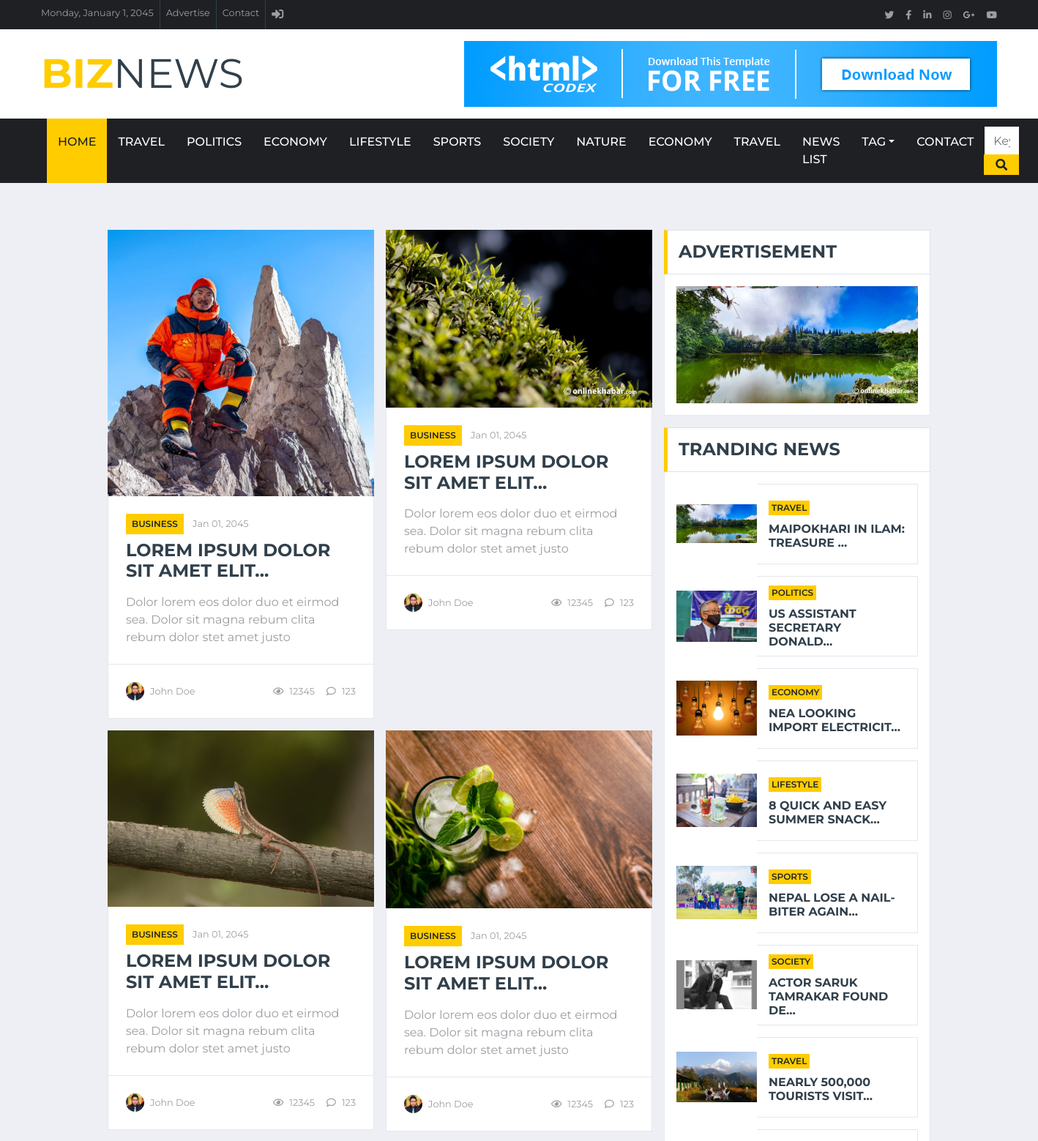
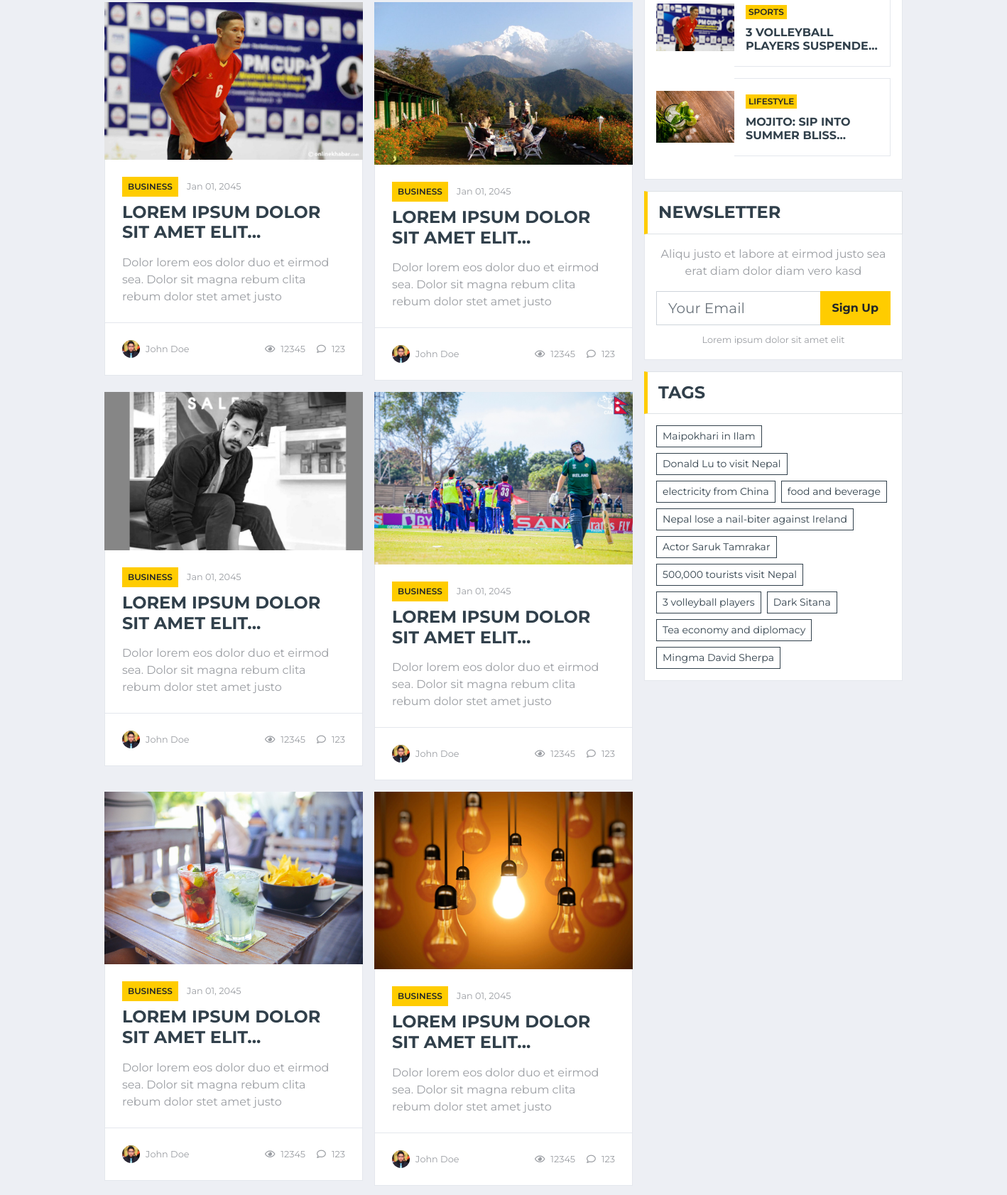
The page /post-list/ (upper part) on the database its author committed (2 pictures, top to bottom).
### biznews/models.py (models this page shows, shortened)
class TimeStampModel(models.Model):
    created_at=models.DateTimeField(auto_now_add=True)
    updated_at=models.DateField(auto_now=True)
    class Meta:
        abstract=True

class Category(TimeStampModel):
    name=models.CharField(max_length=50)

class Post(models.Model):
    STATUS_CHOICES=[
        ("active", "Active"),
        ("inactive", "Inactive"),
    ]
    title=models.CharField(max_length=200)
    content=models.TextField()
    featured_image=models.ImageField(upload_to="post_images/%Y/%m/%d", blank=False)
    author=models.ForeignKey("auth.User", on_delete=models.CASCADE)
    published_at=models.DateTimeField(null=True, blank=True)
    status=models.CharField(max_length=20, choices=STATUS_CHOICES, default="active")
    views_count=models.PositiveBigIntegerField(default=0)
    category=models.ForeignKey(Category, on_delete=models.CASCADE)
    tag=models.ManyToManyField(Tag)

class Tag(TimeStampModel):
    name=models.CharField(max_length=50)

### biznews/views.py (the view)
# urls.py: path('post-list/', views.PostListView.as_view(), name="post-list"),
class PostListView(ListView):
    model = Post
    template_name = "bznews/main/list/list.html"
    context_object_name = "posts"
    queryset = Post.objects.filter(
        status="active", published_at__isnull=False
    ).order_by("-published_at")

### biznews/navigation.py (called while the page is built)
def navigation(request):
    categories=Category.objects.all()
    tags=Tag.objects.all()
    featured_posts = Post.objects.filter(
            status="active", published_at__isnull=False
        ).order_by("-views_count")[:9]
    tranding_posts = Post.objects.filter(
            status="active", published_at__isnull=False
        )[:9]
    featured_post = (
            Post.objects.filter(status="active", published_at__isnull=False)
            .order_by("-views_count")
            .first()
        )
    return{
        "categories":categories,
        "tags":tags,
        "featured_posts":featured_posts,
        "tranding_posts":tranding_posts,
        "featured_post":featured_post,
    }

### templates/bznews/main/list/list.html
{% extends "bznews/base.html" %}
{% block content %}
<div class="container-fluid mt-5 pt-3">
    <div class="container">
        <div class="row">
            <div class="col-lg-8">
                <div class="row">
                    {% for post in posts %}
                    <div class="col-lg-6">
                        <div class="position-relative mb-3">
                            <img class="img-fluid w-100" src="{{ post.featured_image.url }}" style="object-fit: cover;">
                            <div class="bg-white border border-top-0 p-4">
                                <div class="mb-2">
                                    <a class="badge badge-primary text-uppercase font-weight-semi-bold p-2 mr-2"
                                        href="">Business</a>
                                    <a class="text-body" href=""><small>Jan 01, 2045</small></a>
                                </div>
                                <a class="h4 d-block mb-3 text-secondary text-uppercase font-weight-bold" href="">Lorem ipsum dolor sit amet elit...</a>
                                <p class="m-0">Dolor lorem eos dolor duo et eirmod sea. Dolor sit magna
                                    rebum clita rebum dolor stet amet justo</p>
                            </div>
                            <div class="d-flex justify-content-between bg-white border border-top-0 p-4">
                                <div class="d-flex align-items-center">
                                    <img class="rounded-circle mr-2" src="assets/img/user.jpg" width="25" height="25" alt="">
                                    <small>John Doe</small>
                                </div>
                                <div class="d-flex align-items-center">
                                    <small class="ml-3"><i class="far fa-eye mr-2"></i>12345</small>
                                    <small class="ml-3"><i class="far fa-comment mr-2"></i>123</small>
                                </div>
                            </div>
                        </div>
                    </div>
                    {% endfor %}
                </div>
            </div>
            <div class="col-lg-4">
                {% include "bznews/main/home/latest/ads.html" %}
                {% include "bznews/main/home/latest/popular_news.html" %}
                <div class="mb-3">
                    <div class="section-title mb-0">
                        <h4 class="m-0 text-uppercase font-weight-bold">Newsletter</h4>
                    </div>
                    <div class="bg-white text-center border border-top-0 p-3">
                        <p>Aliqu justo et labore at eirmod justo sea erat diam dolor diam vero kasd</p>
                        <div class="input-group mb-2" style="width: 100%;">
                            <input type="text" class="form-control form-control-lg" placeholder="Your Email">
                            <div class="input-group-append">
                                <button class="btn btn-primary font-weight-bold px-3">Sign Up</button>
                            </div>
                        </div>
                        <small>Lorem ipsum dolor sit amet elit</small>
                    </div>
                </div>
                {% include "bznews/main/home/latest/tag.html" %}
            </div>
        </div>
    </div>
</div>
{% endblock content %}

### templates/bznews/base.html (shortened to what this page needs)
{% load static %}
<!DOCTYPE html>
<html lang="en">
<head>
    <link href="https://cdnjs.cloudflare.com/ajax/libs/font-awesome/5.15.0/css/all.min.css" rel="stylesheet">
    <link href="{% static 'bznews/assets/lib/owlcarousel/assets/owl.carousel.min.css' %}" rel="stylesheet">
    <link href="{% static 'bznews/assets/css/style.css' %}" rel="stylesheet">
</head>
<body>
    {% include "bznews/header.html" %}
    {% block content %}
    {% endblock content %}
</body>
</html>

### templates/bznews/header.html (shortened to what this page needs)
{% load static %}
<header>
    <div class="container-fluid d-none d-lg-block">
        <div class="row align-items-center bg-dark px-lg-5">
            <div class="col-lg-9">
                <nav class="navbar navbar-expand-sm bg-dark p-0">
                    <ul class="navbar-nav ml-n2">
                        <li class="nav-item border-right border-secondary">
                            <a class="nav-link text-body small" href="#">Monday, January 1, 2045</a>
                        </li>
                        <li class="nav-item border-right border-secondary">
                            <a class="nav-link text-body small" href="#">Advertise</a>
                        </li>
                        <li class="nav-item border-right border-secondary">
                            <a class="nav-link text-body small" href="{% url 'contact' %}">Contact</a>
                        </li>
                        {% if user.is_authenticated %}
                        <li class="nav-item">
                            <a class="nav-link text-body" href="{% url 'blog:post-create' %}"><i class="fas fa-plus"></i></a>
                        </li>
                        <li class="nav-item">
                            <a class="nav-link text-body" href="{% url 'logout' %}"><i class="fas fa-sign-out-alt"></i></a>
                        </li>
                        <li class="nav-item">
                            <a class="nav-link text-body" href="{% url 'blog:users' %}"><i class="fas fa-download"></i></a>
                        </li>
                        {% else %}
                        <li class="nav-item">
                            <a class="nav-link text-body" href="{% url 'login' %}"><i class="fas fa-sign-in-alt"></i></a>
                        </li>
                        {% endif %}
                    </ul>
                </nav>
            </div>
            <div class="col-lg-3 text-right d-none d-md-block">
                <nav class="navbar navbar-expand-sm bg-dark p-0">
                    <ul class="navbar-nav ml-auto mr-n2">
                        <li class="nav-item">
                            <a class="nav-link text-body" href="#"><small class="fab fa-twitter"></small></a>
                        </li>
                        <li class="nav-item">
                            <a class="nav-link text-body" href="#"><small class="fab fa-facebook-f"></small></a>
                        </li>
                        <li class="nav-item">
                            <a class="nav-link text-body" href="#"><small class="fab fa-linkedin-in"></small></a>
                        </li>
                        <li class="nav-item">
                            <a class="nav-link text-body" href="#"><small class="fab fa-instagram"></small></a>
                        </li>
                        <li class="nav-item">
                            <a class="nav-link text-body" href="#"><small class="fab fa-google-plus-g"></small></a>
                        </li>
                        <li class="nav-item">
                            <a class="nav-link text-body" href="#"><small class="fab fa-youtube"></small></a>
                        </li>
                    </ul>
                </nav>
            </div>
        </div>
        <div class="row align-items-center bg-white py-3 px-lg-5">
            <div class="col-lg-4">
                <a href="/" class="navbar-brand p-0 d-none d-lg-block">
                    <h1 class="m-0 display-4 text-uppercase text-primary">Biz<span
                            class="text-secondary font-weight-normal">News</span></h1>
                </a>
            </div>
            <div class="col-lg-8 text-center text-lg-right">
                <a href="https://htmlcodex.com"><img class="img-fluid" src="{% static 'bznews/assets/img/ads-728x90.png' %}" alt=""></a>
            </div>
        </div>
    </div>
    <div class="container-fluid p-0">
        <nav class="navbar navbar-expand-lg bg-dark navbar-dark py-2 py-lg-0 px-lg-5">
            <div class="collapse navbar-collapse justify-content-between px-0 px-lg-3" id="navbarCollapse">
                <div class="navbar-nav mr-auto py-0">
                    <a href="/" class="nav-item nav-link active">Home</a>
                    {% for category in categories %}
                    <a href="{% url 'post-by-category' category.pk %}" class="nav-item nav-link">{{ category.name }}</a>
                    {% endfor %}
                    <a href="{% url 'post-list' %}" class="nav-item nav-link">News list</a>
                    <div class="nav-item dropdown">
                        <a href="#" class="nav-link dropdown-toggle" data-toggle="dropdown">Tag</a>
                    </div>
                    <a href="{% url 'contact' %}" class="nav-item nav-link">Contact</a>
                </div>
                <div class="input-group ml-auto d-none d-lg-flex" style="width: 100%; max-width: 300px;">
                    <input type="text" class="form-control border-0" placeholder="Keyword">
                    <div class="input-group-append">
                        <button class="input-group-text bg-primary text-dark border-0 px-3"><i
                                class="fa fa-search"></i></button>
                    </div>
                </div>
            </div>
        </nav>
    </div>
</header>

### templates/bznews/main/home/latest/ads.html
<div class="mb-3">
    <div class="section-title mb-0">
        <h4 class="m-0 text-uppercase font-weight-bold">Advertisement</h4>
    </div>
    <div class="bg-white text-center border border-top-0 p-3">
        <a href=""><img class="img-fluid" src="{{ featured_post.featured_image.url }}" alt=""></a>
    </div>
</div>

### templates/bznews/main/home/latest/popular_news.html (shortened to what this page needs)
<div class="mb-3">
    <div class="section-title mb-0">
        <h4 class="m-0 text-uppercase font-weight-bold">Tranding News</h4>
    </div>
    <div class="bg-white border border-top-0 p-3">
        {% for tranding_post in tranding_posts %}
        <div class="d-flex align-items-center bg-white mb-3" style="height: 110px;">
            <img class="img-fluid" src="{{ tranding_post.featured_image.url }}" alt="" width="110px" height="110px">
            <div
                class="w-100 h-100 px-3 d-flex flex-column justify-content-center border border-left-0">
                <div class="mb-2">
                    <a class="badge badge-primary text-uppercase font-weight-semi-bold p-1 mr-2"
                        href="">{{ tranding_post.category.name }}</a>
                </div>
                <a class="h6 m-0 text-secondary text-uppercase font-weight-bold" href="">{{ tranding_post.title|truncatechars:30 }}</a>
            </div>
        </div>
        {% endfor %}
    </div>
</div>

### templates/bznews/main/home/latest/tag.html
 <div class="mb-3">
    <div class="section-title mb-0">
        <h4 class="m-0 text-uppercase font-weight-bold">Tags</h4>
    </div>
    <div class="bg-white border border-top-0 p-3">
        <div class="d-flex flex-wrap m-n1">
            {% for tag in tags %}
            <a href="" class="btn btn-sm btn-outline-secondary m-1">{{ tag.name }}</a>
            {% endfor %}
        </div>
    </div>
</div>

### rows shown on the page
Category: name "TRAVEL"
Category: name "POLITICS"
Category: name "ECONOMY"
Category: name "LIFESTYLE"
Category: name "SPORTS"
Category: name "SOCIETY"
Category: name "NATURE"
Category: name "ECONOMY"
Category: name "TRAVEL"
Post: featured_image (picture)
Post: featured_image (picture)
Post: featured_image (picture)
Post: featured_image (picture), category.name "LIFESTYLE", title "MOJITO: SIP INTO SUMMER BLISS…"
Post: featured_image (picture), category.name "SPORTS", title "3 VOLLEYBALL PLAYERS SUSPENDE…"
Post: featured_image (picture), category.name "TRAVEL", title "NEARLY 500,000 TOURISTS VISIT…"
Post: featured_image (picture), category.name "SOCIETY", title "ACTOR SARUK TAMRAKAR FOUND DE…"
Post: featured_image (picture), category.name "SPORTS", title "NEPAL LOSE A NAIL-BITER AGAIN…"
Post: featured_image (picture), category.name "LIFESTYLE", title "8 QUICK AND EASY SUMMER SNACK…"
Post: featured_image (picture), category.name "ECONOMY", title "NEA LOOKING IMPORT ELECTRICIT…"
Post: featured_image (picture), category.name "TRAVEL", title "MAIPOKHARI IN ILAM: TREASURE …"
Post: featured_image (picture), category.name "POLITICS", title "US ASSISTANT SECRETARY DONALD…"
Tag: name "Maipokhari in Ilam"
Tag: name "Donald Lu to visit Nepal"
Tag: name "electricity from China"
Tag: name "food and beverage"
Tag: name "Nepal lose a nail-biter against Ireland"
Tag: name "Actor Saruk Tamrakar"
Tag: name "500,000 tourists visit Nepal"
Tag: name "3 volleyball players"
Tag: name "Dark Sitana"
Tag: name "Tea economy and diplomacy"
Tag: name "Mingma David Sherpa"
